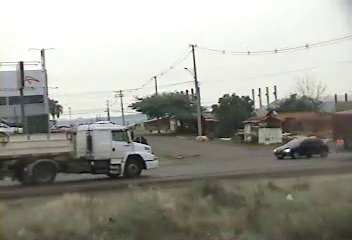
#> input picture abstract/images/original.jpg, 352 x 240 px, given in place of predictions.jpg, which was not available
$ jupyter execute --allow-errors YOLO_Training_mAP.ipynb   (shell and % lines are left out)   (text cells are left out)
#> lines starting #> are read from the running program, lines starting #| are printed output that depends on the picture
[cell 1]
%cd ..
from google.colab import drive
#> (the rest of this cell did not finish here and is left out)

[cell 2]
# this creates a symbolic link so that now the path /content/gdrive/My\ Drive/ is equal to /mydrive

[cell 3]
# clone darknet repo
%cd ..

[cell 4]
# change makefile to have GPU and OPENCV enabled
%cd darknet

[cell 5]
# verify CUDA

[cell 6]
# make darknet (builds darknet so that you can then use the darknet executable file to run or train object detectors)

[cell 7]
# define helper functions
def imShow(path):
#> called with path = 'predictions.jpg'
  import cv2
  import matplotlib.pyplot as plt
  %matplotlib inline

  image = cv2.imread(path)
#> image is the input picture: shape (240, 352, 3); mean B, G, R 147.2, 155.8, 156.2
  height, width = image.shape[:2]
#> height = 240; width = 352
  resized_image = cv2.resize(image,(3*width, 3*height), interpolation = cv2.INTER_CUBIC)

  fig = plt.gcf()
  fig.set_size_inches(18, 10)
  plt.axis("off")
  plt.imshow(cv2.cvtColor(resized_image, cv2.COLOR_BGR2RGB))
  plt.show()
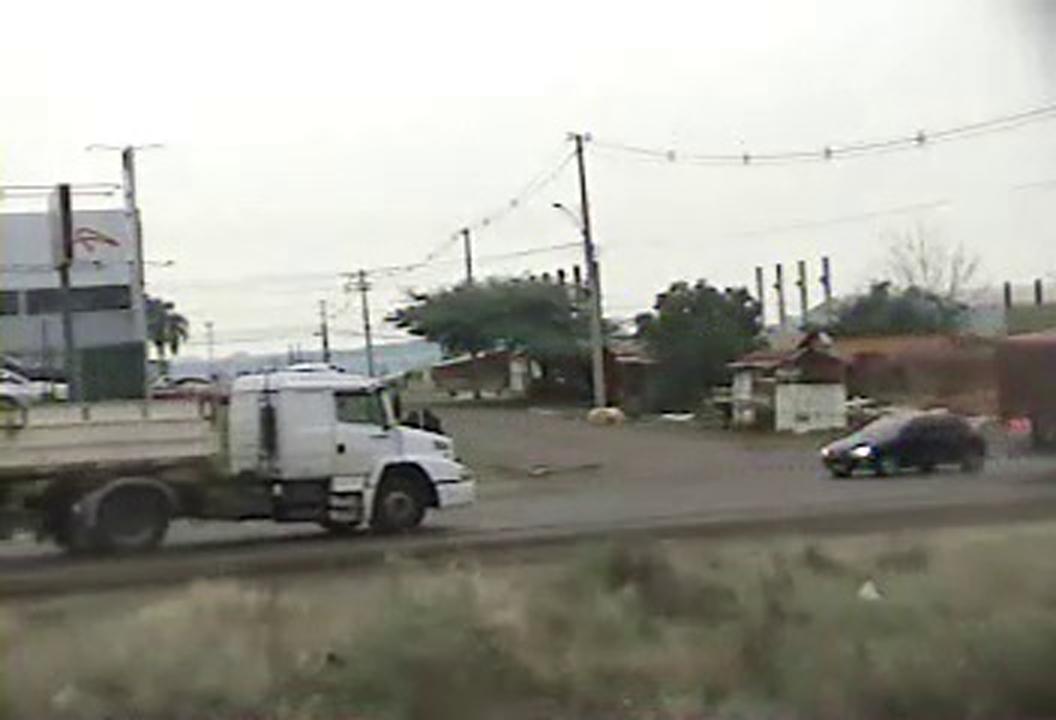
#> shown: shape (720, 1056, 3); mean R, G, B 156.2, 155.8, 147.2

# use this to upload files
def upload():
  from google.colab import files
  uploaded = files.upload()
  for name, data in uploaded.items():
    with open(name, 'wb') as f:
      f.write(data)
      print ('saved file', name)

# use this to download a file
def download(path):
  from google.colab import files
  files.download(path)

[cell 8]
# copy over both datasets into the root directory of the Colab VM (comment out test.zip if you are not using a validation dataset)

[cell 9]
# unzip the datasets and their contents so that they are now in /darknet/data/ folder
#!rm ../obj.zip
#!rm ../test.zip

[cell 10]
# unzip the datasets and their contents so that they are now in /darknet/data/ folder

[cell 11]
# upload the custom .cfg back to cloud VM from Google Drive

[cell 12]
# upload the obj.names and obj.data files to cloud VM from Google Drive

[cell 13]
# upload the generate_train.py and generate_test.py script to cloud VM from Google Drive

[cell 14]
# verify that the newly generated train.txt and test.txt can be seen in our darknet/data folder

[cell 15]
# train your custom detector! (uncomment %%capture below if you run into memory issues or your Colab is crashing)
# %%capture

[cell 16]
# kick off training from where it last saved

[cell 17]
#!./darknet detector map data/obj.data cfg/yolov4-obj.cfg /mydrive/DAER_project/TRAINING/Backup/yolov4-obj_best.weights -points 101

[cell 18]
# run your custom detector with this command (upload an image to your google drive to test, thresh flag sets accuracy that detection must be in order to show it)
#!./darknet detector test data/obj.data cfg/yolov4-obj.cfg /mydrive/DAER_project/TRAINING/Backup/yolov4-obj_best.weights /mydrive/DAER_project/TRAINING/DATASETS/test/image_asdajsdas.jpeg -thresh 0.5
#!./darknet detector test cfg/coco.data cfg/yolov4.cfg yolov4.weights /mydrive/DAER_project/TRAINING/DATASETS/test/image_asdajsdas.jpeg -thresh 0.5

imShow('predictions.jpg')

[cell 19]
import glob, os, math

count = 0
imagePercent = 0
oldImagePercent = 0

dir_input = '/mydrive/DAER_project/NOVO_TREINAMENTO/50_selected_RUBEM_BERTA/' #Pasta de entrada
dir_output = '/mydrive/DAER_project/NOVO_TREINAMENTO/Dados/Output/' #Pasta de saída

files_raw = glob.glob(dir_input+"/*.jpg")
len_raw = len(files_raw)

for file in range(len_raw):
    file_txt = files_raw[file]

    #Adquire o nome de cada arquivo
    filename = os.path.basename(file_txt)

    yolo_cmd = './darknet detector test data/obj.data cfg/yolov4-obj.cfg /mydrive/DAER_project/NOVO_TREINAMENTO/Backup/yolov4-obj_best.weights ' + file_txt +  ' -thresh 0.5'
    os.system(yolo_cmd)
    save_yolo = 'cp predictions.jpg ' + dir_output + 'DAER_' + filename
    os.system(save_yolo)

    coco_cmd = './darknet detector test cfg/coco.data cfg/yolov4.cfg yolov4.weights ' + file_txt + ' -thresh 0.5'
    os.system(coco_cmd)
    save_coco = 'cp predictions.jpg ' + dir_output + 'COCO_' + filename
    os.system(save_coco)

    #Exibe o progresso de conversão
    count += 1
    imagePercent = math.trunc((count/len_raw)*100)
    if(imagePercent > oldImagePercent):
        print("Progresso: " + str(imagePercent) + "%")
        oldImagePercent = imagePercent

image_files = []
for file in range(len_raw):
    file_txt = files_raw[file]

    #Adquire o nome de cada arquivo
    filename = os.path.basename(file_txt)
    image_files.append(dir_input + filename)
os.chdir(dir_output)
with open("images_train.txt", "w") as outfile:
    for image in image_files:
        outfile.write(image)
        outfile.write("\n")
    outfile.close()
os.chdir("..")

os.system('./darknet detector test cfg/coco.data cfg/yolov4.cfg yolov4.weights -dont_show < /mydrive/DAER_project/NOVO_TREINAMENTO/Dados/Output/images_train.txt > /mydrive/DAER_project/NOVO_TREINAMENTO/Dados/Output/result_COCO.txt')
os.system('./darknet detector test data/obj.data cfg/yolov4-obj.cfg /mydrive/DAER_project/NOVO_TREINAMENTO/Backup/yolov4-obj_best.weights -dont_show < /mydrive/DAER_project/NOVO_TREINAMENTO/Dados/Output/images_train.txt > /mydrive/DAER_project/NOVO_TREINAMENTO/Dados/Output/result_DAER.txt')

[cell 20]
import glob, os, math

count = 0
imagePercent = 0
oldImagePercent = 0

dir_input = '/mydrive/DAER_project/NOVO_TREINAMENTO/50_selected_RUBEM_BERTA/' #Pasta de entrada
dir_output = '/mydrive/DAER_project/NOVO_TREINAMENTO/Dados/Output/' #Pasta de saída

files_raw = glob.glob(dir_input+"/*.jpg")
len_raw = len(files_raw)

image_files = []
for file in range(len_raw):
    file_txt = files_raw[file]

    #Adquire o nome de cada arquivo
    filename = os.path.basename(file_txt)
    image_files.append(dir_input + filename)
os.chdir(dir_output)
with open("images_train.txt", "w") as outfile:
    for image in image_files:
        outfile.write(image)
        outfile.write("\n")
    outfile.close()
os.chdir("..")

os.system('./darknet detector test cfg/coco.data cfg/yolov4.cfg yolov4.weights -dont_show < /mydrive/DAER_project/NOVO_TREINAMENTO/Dados/Output/images_train.txt > /mydrive/DAER_project/NOVO_TREINAMENTO/Dados/Output/result_COCO.txt')
os.system('./darknet detector test data/obj.data cfg/yolov4-obj.cfg /mydrive/DAER_project/NOVO_TREINAMENTO/Backup/yolov4-obj_best.weights -dont_show < /mydrive/DAER_project/NOVO_TREINAMENTO/Dados/Output/images_train.txt > /mydrive/DAER_project/NOVO_TREINAMENTO/Dados/Output/result_DAER.txt')


$ run again, on abstract/images/blocos.png
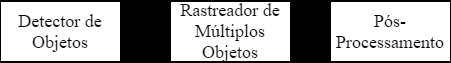
#> input picture abstract/images/blocos.png, 451 x 63 px, given in place of predictions.jpg, which was not available
#> in imShow, image is the input picture: shape (63, 451, 3); min 0, max 255, mean 175.9
#> in imShow, `resized_image = cv2.resize(image,(3*width, 3*height), interpolation = ..`:
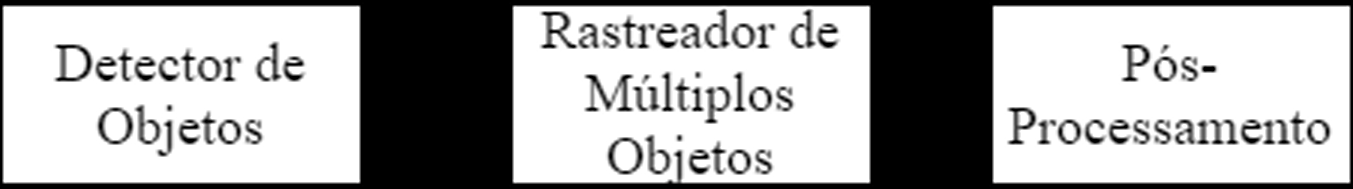
#> resized_image: shape (189, 1353, 3); min 0, max 255, mean 175.4
